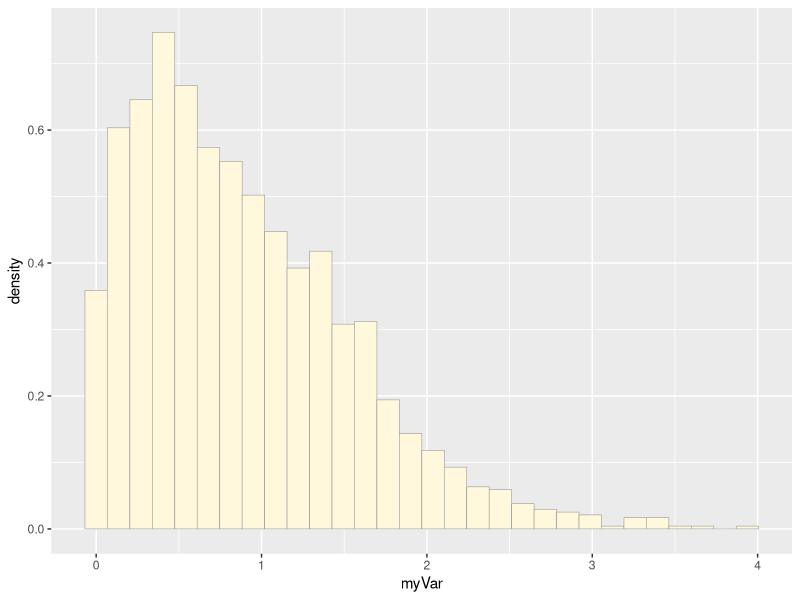
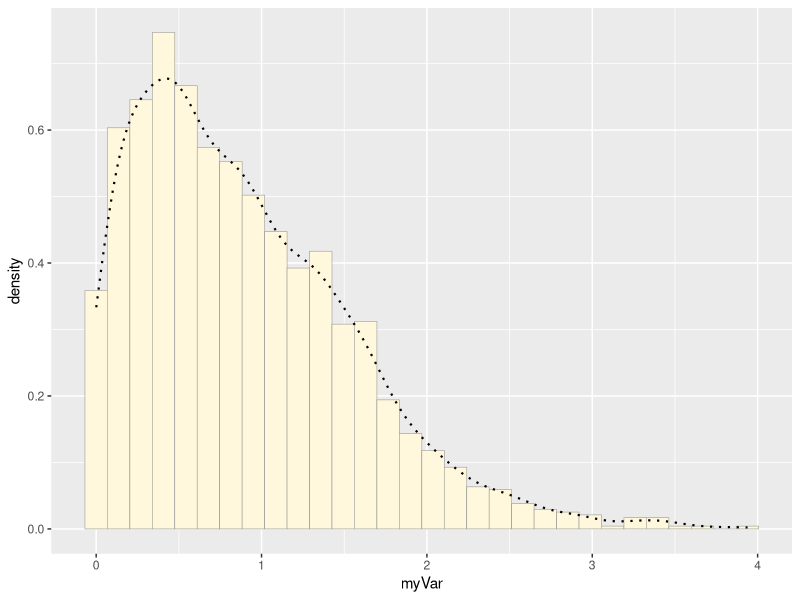
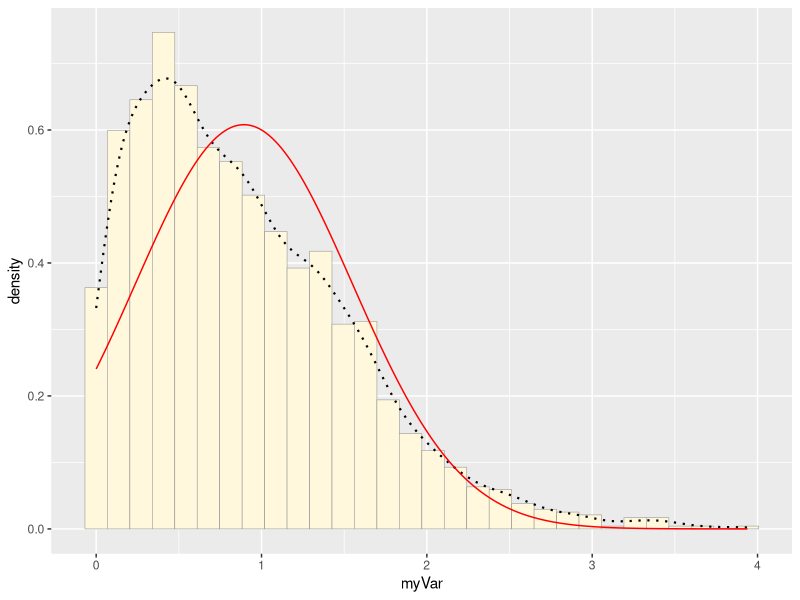
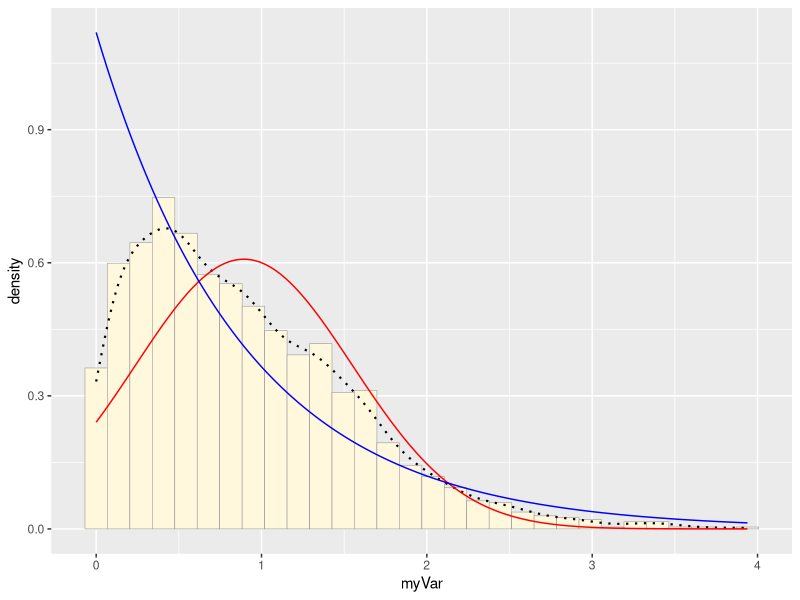
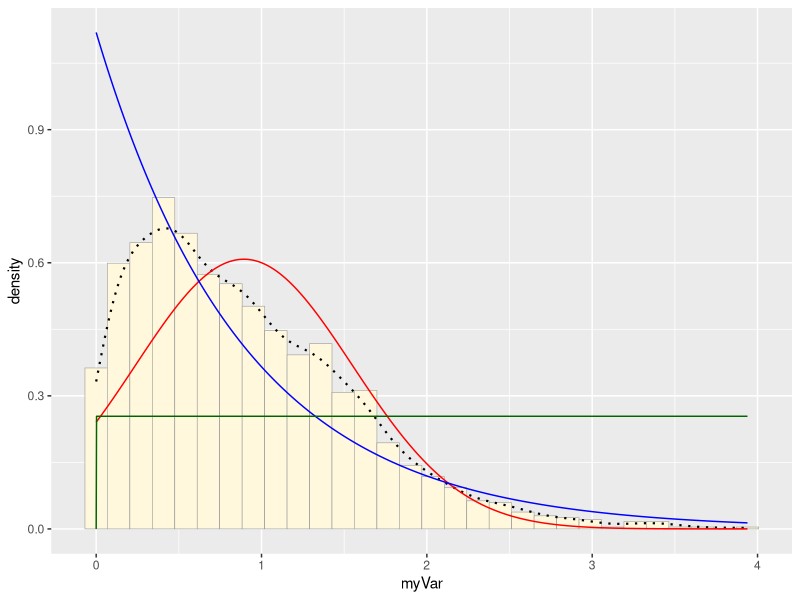
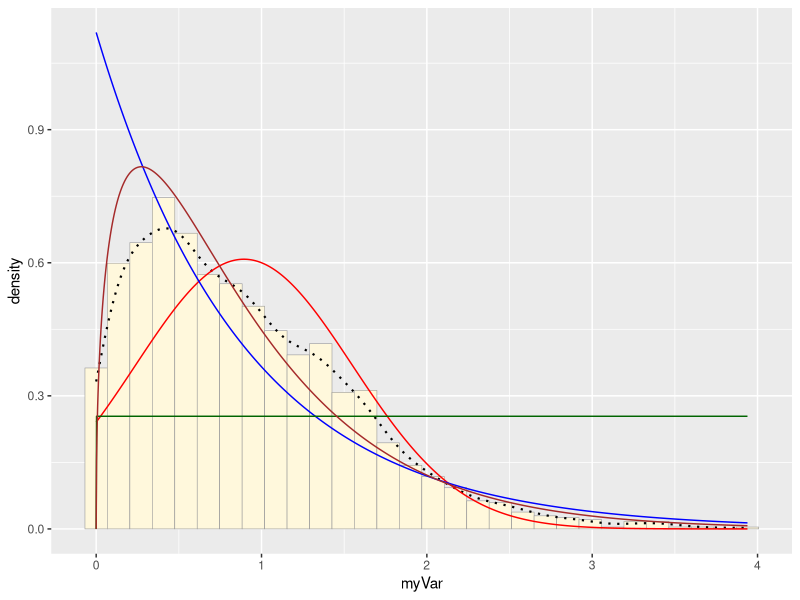
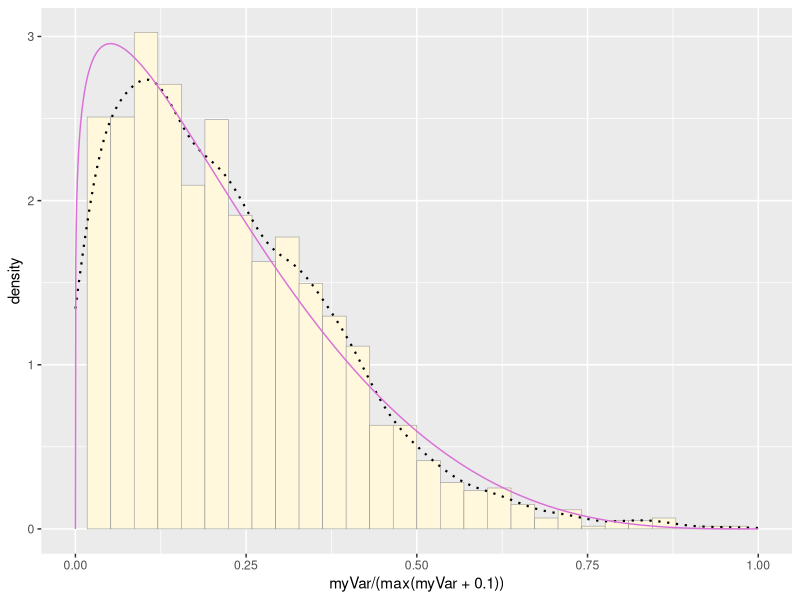

Reproduce these figures in R, in order.
## ---- chunk 1
knitr::opts_chunk$set(echo = TRUE, message=FALSE, warning=FALSE)
## ---- chunk 2
library(ggplot2) # for graphics
library(MASS) # for maximum likelihood estimation
## ---- chunk 3
# quick and dirty, a truncated normal distribution to work on the solution set

z <- rnorm(n=3000,mean=0.2)
z <- data.frame(1:3000,z)
names(z) <- list("ID","myVar")
z <- z[z$myVar>0,]
str(z)
summary(z$myVar)
## ---- chunk 4
p1 <- ggplot(data=z, aes(x=myVar, y=..density..)) +
  geom_histogram(color="grey60",fill="cornsilk",size=0.2) 
print(p1)
## ---- chunk 5
p1 <-  p1 +  geom_density(linetype="dotted",size=0.75)
print(p1)
## ---- chunk 6
normPars <- fitdistr(z$myVar,"normal")
print(normPars)
str(normPars)
normPars$estimate["mean"] # note structure of getting a named attribute

## ---- chunk 7

meanML <- normPars$estimate["mean"]
sdML <- normPars$estimate["sd"]

xval <- seq(0,max(z$myVar),len=length(z$myVar))

 stat <- stat_function(aes(x = xval, y = ..y..), fun = dnorm, colour="red", n = length(z$myVar), args = list(mean = meanML, sd = sdML))
 p1 + stat
## ---- chunk 8
expoPars <- fitdistr(z$myVar,"exponential")
rateML <- expoPars$estimate["rate"]

stat2 <- stat_function(aes(x = xval, y = ..y..), fun = dexp, colour="blue", n = length(z$myVar), args = list(rate=rateML))
 p1 + stat + stat2
## ---- chunk 9
stat3 <- stat_function(aes(x = xval, y = ..y..), fun = dunif, colour="darkgreen", n = length(z$myVar), args = list(min=min(z$myVar), max=max(z$myVar)))
 p1 + stat + stat2 + stat3
## ---- chunk 10
gammaPars <- fitdistr(z$myVar,"gamma")
shapeML <- gammaPars$estimate["shape"]
rateML <- gammaPars$estimate["rate"]

stat4 <- stat_function(aes(x = xval, y = ..y..), fun = dgamma, colour="brown", n = length(z$myVar), args = list(shape=shapeML, rate=rateML))
 p1 + stat + stat2 + stat3 + stat4
## ---- chunk 11

pSpecial <- ggplot(data=z, aes(x=myVar/(max(myVar + 0.1)), y=..density..)) +
  geom_histogram(color="grey60",fill="cornsilk",size=0.2) + 
  xlim(c(0,1)) +
  geom_density(size=0.75,linetype="dotted")

betaPars <- fitdistr(x=z$myVar/max(z$myVar + 0.1),start=list(shape1=1,shape2=2),"beta")
shape1ML <- betaPars$estimate["shape1"]
shape2ML <- betaPars$estimate["shape2"]

statSpecial <- stat_function(aes(x = xval, y = ..y..), fun = dbeta, colour="orchid", n = length(z$myVar), args = list(shape1=shape1ML,shape2=shape2ML))
pSpecial + statSpecial
